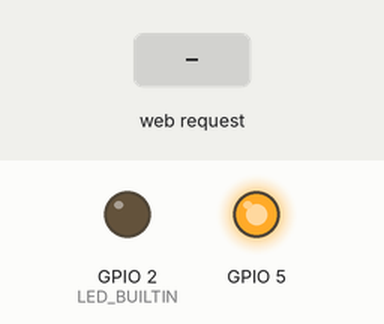
A sketch run on a simulated ESP8266 (NodeMCU). Shown: output pins drawn as LEDs (lit = HIGH, except the on-board LED, lit = LOW). Inputs (shaded band) come from the test bench.

Above: at 2.2 s.
2.3 s: HTTP request GET /on received
At 3.2 s:
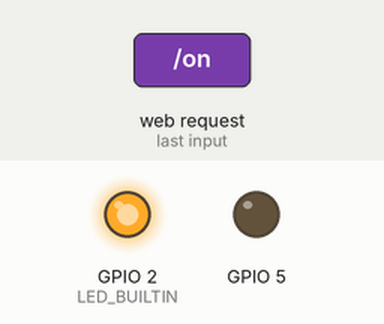
3.8 s: HTTP request GET /off received
At 4.3 s:
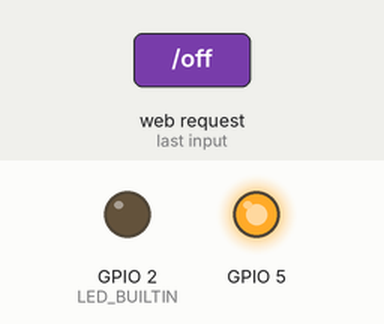
Timing chart, 0 to 6.8 s (numbered marks = the images above; inputs shaded):
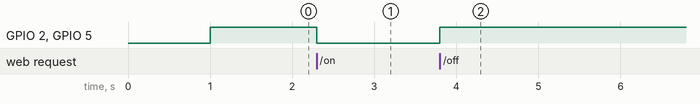

The sketch:

BulbControl.ino
```cpp
#include <ESP8266WiFi.h>
#include <WiFiClient.h>
#include <ESP8266WebServer.h>

#ifndef APSSID
#define APSSID "my bulb wifi"
#define APPSK  "1234567890"
#endif

// ap ssid name
const char *ssid = APSSID;
// ap ssid password
const char *password = APPSK;
// status of bulb if it's on or off
bool bulbState = false;
// ip address of ap
IPAddress myIP;

// create web server on port 80
ESP8266WebServer server(80);


/**
  * print menu and state of bulb
  * @return {void}
*/
void printState(){
  if(bulbState){
    server.send(200, "text/html", "current state: on<br/><a href='/on'>on</a><br/><a href='/off'>off</a>");
  }else{
    server.send(200, "text/html", "current state: off<br/><a href='/on'>on</a><br/><a href='/off'>off</a>");
  }
}

/**
  * handle path /
  * @return {void}
*/
void handleRoot() {
  printState();
}

/**
  * handle path /on
  * @return {void}
*/
void handleOn() {
  bulbState = true;
  digitalWrite(5, LOW);
  digitalWrite(LED_BUILTIN, LOW);
  printState();
}

/**
  * handle path /off
  * @return {void}
*/
void handleOff() {
  bulbState = false;
  digitalWrite(5, HIGH);
  digitalWrite(LED_BUILTIN, HIGH);
  printState();
}

/**
  * on start
  * @return {void}
*/
void setup() {
  delay(1000);
  pinMode(LED_BUILTIN, OUTPUT);
  pinMode(5, OUTPUT);
  digitalWrite(5, HIGH);
  digitalWrite(LED_BUILTIN, HIGH);
  WiFi.softAP(ssid, password);
  myIP = WiFi.softAPIP();
  server.on("/", handleRoot);
  server.on("/on", handleOn);
  server.on("/off", handleOff);
  server.begin();
}

/**
  * do loop
  * @return {void}
*/
void loop() {

  server.handleClient();
}
```

Measured:
- after the input at 2.3 s, GPIO 2 (LED_BUILTIN), GPIO 5: HIGH → LOW at once
- after the input at 3.8 s, GPIO 2 (LED_BUILTIN), GPIO 5: LOW → HIGH at once
